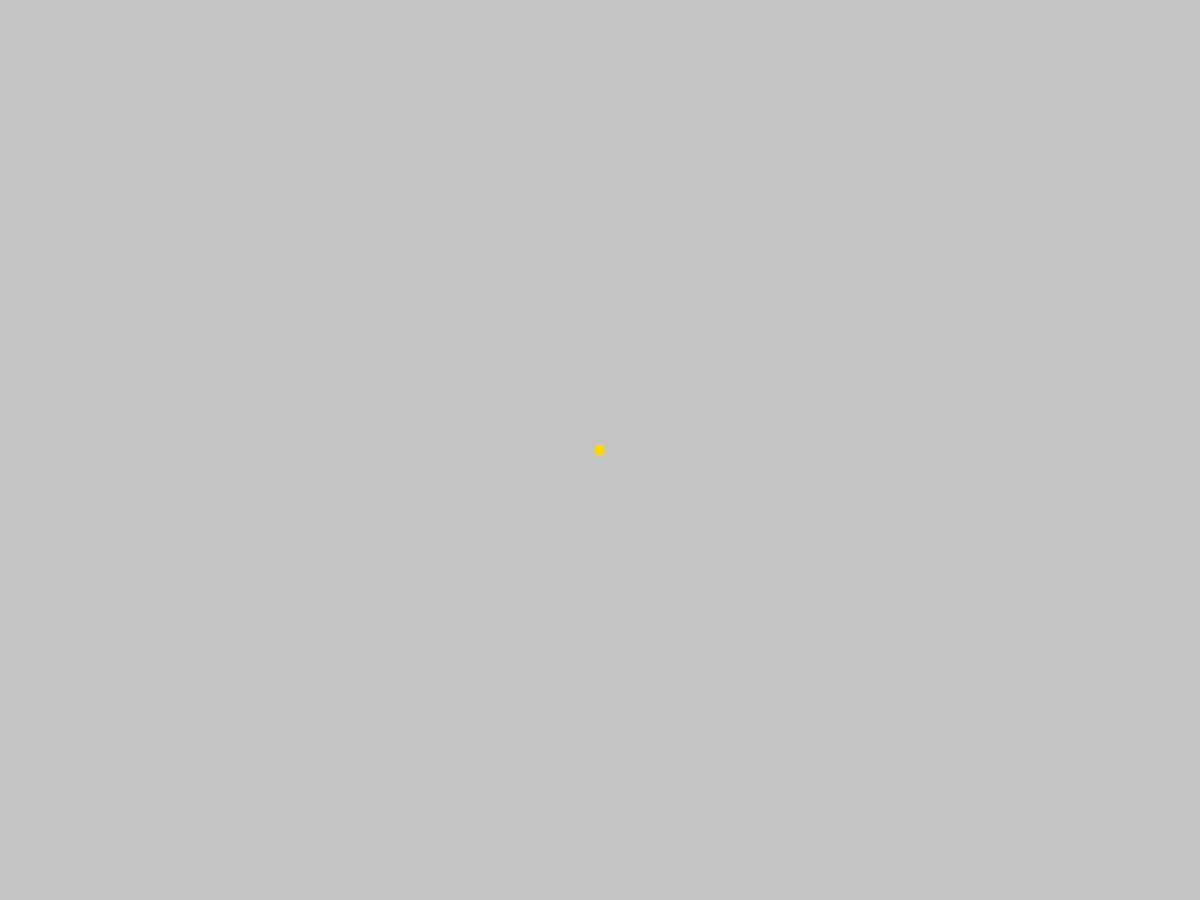
Frame 1 (no input)
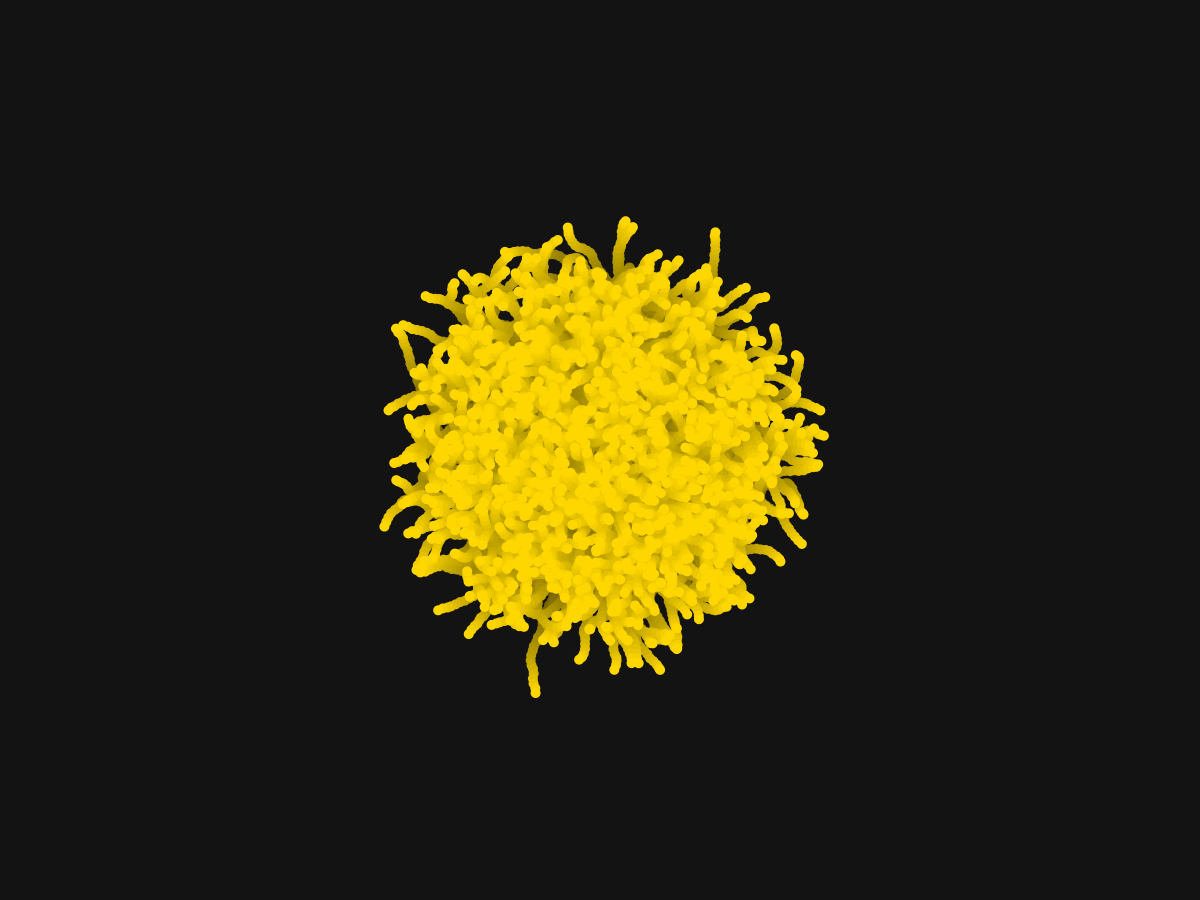
Frame 60 (the mouse pressed at the canvas centre just before this capture)
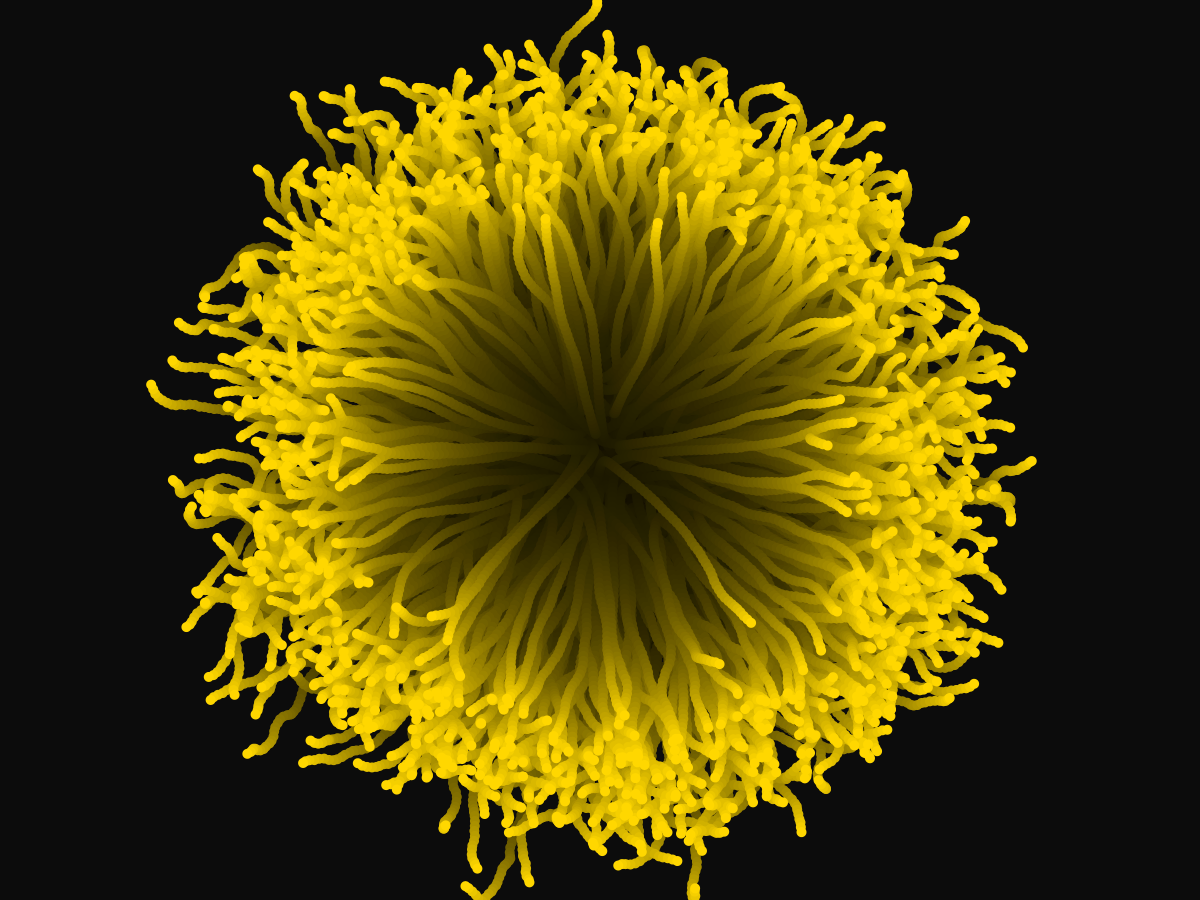
Frame 120 (the mouse held since frame 60 and released just before this capture)

The Processing sketch that drew these frames (run headless with seeded random() and noise(); from frame 60 on, the mouse is pressed at the canvas centre):

// Processing sketch: Day_12_Vector_Mouse_Interaction_Complex
// ── Day_12_Vector_Mouse_Interaction_Complex.pde
int nMover = 1000;
Mover[] m = new Mover[nMover];

void setup()
{
  size(1200,900);
  
  
  for(int i = 0; i < nMover; i = i + 1)
  {
  m[i] = new Mover(width/2,height/2);
  }
  //m.velocity.x = random(1,10);
  //m.velocity.y = random(1,10);
}

void draw()
{
  noStroke();
  fill(0,0,0,10); //fill above the shape
  rect(0,0,width,height);
  fill(255,215,0);
  for(int i = 0; i < nMover; i = i + 1)
  {
  m[i].display();
  m[i].update();
  m[i].check();
  }
}

// ── Mover.pde
class Mover
{
  PVector location = new PVector (0,0);
  PVector velocity = new PVector (0,0);
  PVector acceleration = new PVector (0,0);
  float topspeed = 5;
  
  Mover(float _x, float _y) //constructor. Gives the location.
  {
    this.location.x = _x;
    this.location.y = _y;
    this.acceleration.x = -0.001;
    this.acceleration.y = 0.01;
  }
 void display()
 {
   fill(255,215,0);
  circle(this.location.x,this.location.y,10); //drawing the circle
 }
 void update()
 {
   //chase behavior vector
   PVector mouse = new PVector(mouseX, mouseY);
   PVector dir1 = PVector.sub(mouse,location);
   dir1.normalize(); //normalize makes sure that the vector length is 1
   dir1.rotate(radians(180)); //prey or predator
   
   //crawling behavior vector
   PVector dir2 = PVector.random2D();
   dir2.normalize();
   dir2.mult(3);
   
   //smooth change of behavior by the dtstance
   float sliderValue = PVector.sub(mouse,location).mag()/400.0;
   if(sliderValue > 1) sliderValue = 1.0;
   PVector dir = PVector.lerp(dir1,dir2,sliderValue);//dir1.add(dir2);
   
   this.acceleration = dir.mult(0.5); //mkae it negative for the mouse to be the chaser. 
   
   this.velocity.add(this.acceleration);
   this.velocity.limit(topspeed);
   this.location.add(this.velocity);
 }
 
void check()
{
 
  if(this.location.x < 0 || this.location.x > width) this.velocity.x = this.velocity.x * (-1); // || means OR. The first expression references the far left off the screen. It's a negative x, off screen. The second expression references to the far right off screen. It exceeds the width of the canvas.
  if(this.location.y < 0 || this.location.y > height) this.velocity.y = this.velocity.y * (-1);
  //if(this.location.x < 0) this.location.x = width;
  //if(this.location.x > width) this.location.x = 0;
   //if(this.location.y < 0) this.location.y = height;
 // if(this.location.y > height) this.location.y = 0;
}
}
